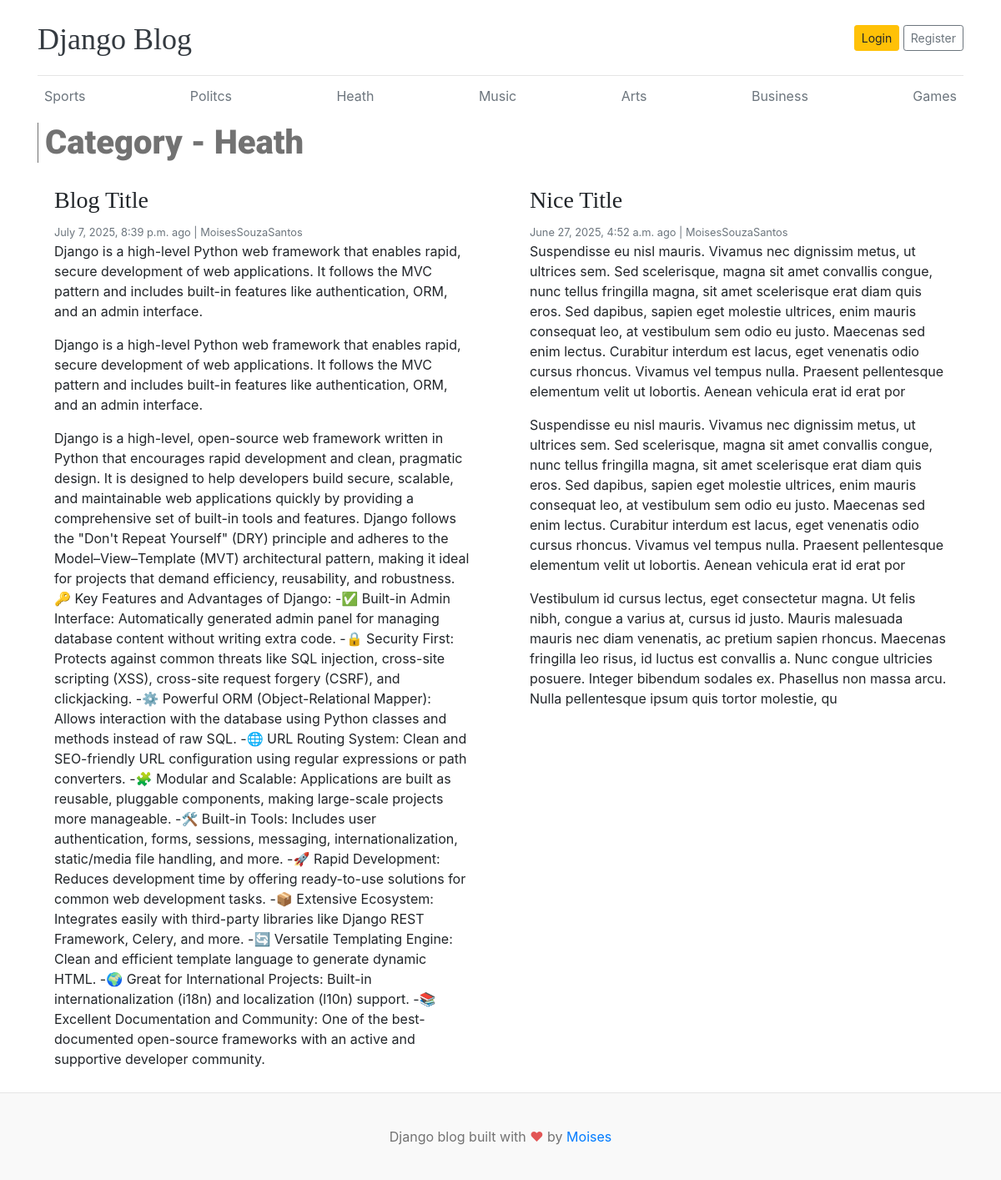
Screenshot of /category/3/ with the database file from the repository.
### blogs/models.py (models this page shows, shortened)
class Category(models.Model):
    category_name = models.CharField(max_length=50, unique=True)
    created_at = models.DateTimeField(auto_now_add=True)
    updated_at = models.DateTimeField(auto_now=True)
    def __str__(self):
        return self.category_name
    class Meta:
        verbose_name_plural = "categories"

class Blog(models.Model):
    title = models.CharField(max_length=200)
    slug = models.SlugField(max_length=200, unique=True)
    category = models.ForeignKey(Category, on_delete=models.CASCADE)
    author = models.ForeignKey(User, on_delete=models.CASCADE)
    featured_image = models.ImageField(upload_to='uploads/%Y/%m/%d')
    short_description = models.TextField(max_length=500)
    blog_body = models.TextField(max_length=2000)
    status = models.CharField(max_length=20,choices=STATUS_CHOICES, default='Draft')
    is_featured = models.BooleanField(default=False)
    created_at = models.DateTimeField(auto_now_add=True)
    updated_at = models.DateTimeField(auto_now=True)
    class Meta:
        verbose_name_plural = "blogs"
        ordering = ['-created_at']  # Order by creation date descending

### blogs/views.py (the view)
# urls.py: path('<int:category_id>/', views.posts_by_category, name='posts_by_category')
def posts_by_category(request, category_id):
    posts = Blog.objects.filter(status='Published',category_id=category_id)
    try:
        category = Category.objects.get(pk=category_id)
    except:
        return redirect('home')
    context = {
        'posts': posts,
        'category': category,
        }
    return render(request, 'posts_by_category.html', context)

### blogs/context_processors.py (called while the page is built)
def get_categories(request):
    categories = Category.objects.all()
    return dict(categories=categories)

### templates/posts_by_category.html (shortened to what this page needs)
{% extends "base.html" %}
{% load static %}
{% block content %}
<h1 class="container-container">Category - {{ category }}</h1>
<div class="row mb-2">
{% if posts%}
  {% for post in posts %}
    <div class="col-md-6">
      <div class="card border-0" >
        <div class="card-body">
          <h3>{{ post.title }}</h3>
          <small class="mb-1 text-muted">{{post.created_at}} ago | {{post.author}}</small>
          <p class="card-text">{{ post.short_description }}</p>
          <p class="card-text">{{ post.short_description }}</p>
          <p class="card-text">{{ post.blog_body }}</p>
        </div>
      </div>
    </div>
  {% endfor %}
{% else %}
    <div class="col-md-12">
        <div class="alert alert-info" role="alert">
        No posts available in this category.
        </div>
    </div>
    {% endif %}
    </div>
</div>
{% endblock %}

### templates/base.html (shortened to what this page needs)
{% load static %}
<!DOCTYPE html>
<html lang="en">
<head>
    <link href="https://getbootstrap.com/docs/4.0/dist/css/bootstrap.min.css" rel="stylesheet">
    <link rel="stylesheet" href="{% static 'css/style.css' %}">
  </head>
<body>
    <div class="container">
      <header class="blog-header py-3">
        <div class="row flex-nowrap justify-content-between align-items-center">
          <div class="col-8 pt-1">
            <a class="blog-header-logo text-dark" href="/">Django Blog</a>
          </div>
          <div class="col-4 d-flex justify-content-end align-items-center">
            <a class="btn btn-sm btn-warning" href="#">Login</a> &nbsp;
            <a class="btn btn-sm btn-outline-secondary" href="#">Register</a>
          </div>
        </div>
      </header>
      <div class="nav-scroller py-1 mb-2">
        <nav class="nav d-flex justify-content-between">
          {% for cat in categories %}
          <a id="navbar" class="p-2 text-muted" href="{% url 'posts_by_category' cat.id %}">{{ cat.category_name }}</a>
          {% endfor %}
        </nav>
      </div>
{% block content %}
{% endblock %}
<footer class="blog-footer">
  <p>Django blog built with <span style="color: #e25555;">&hearts;</span> by <a href="https://github.com/LinuxEater" target="_blank">Moises</a></p>
</footer>
</body>
</html>

### blog_main/static/css/style.css (style rules this page uses)
.blog-header { border-bottom: 1px solid #e5e5e5; }
.blog-header-logo { font-family: "Playfair Display", Georgia, "Times New Roman", serif; font-size: 2.25rem; }
h1, h2, h3, h4, h5, h6 { font-family: "Playfair Display", Georgia, "Times New Roman", serif; }
.blog-footer { padding: 2.5rem 0; color: #727272; text-align: center; background-color: #f9f9f9; border-top: .05rem solid #e5e5e5; }
.blog-footer p:last-child { margin-bottom: 0; }
.container-container,#posts-card { color: #727272; font-family: 'Roboto', sans-serif; font-weight: 1000; border-left: #727272 solid 0.1rem; padding-left: 0.5rem; }
#navbar { transition: all 0.5s ease-in-out; }

### rows the page displays
Category: category_name "Sports"
Category: category_name "Politcs"
Category: category_name "Heath"
Category: category_name "Music"
Category: category_name "Arts"
Category: category_name "Business"
Category: category_name "Games"
Blog: title "Blog Title", created_at "July 7, 2025, 8:39 p.m.", author "MoisesSouzaSantos", short_description "Django is a high-level Python web framework that enables rapid, secure development of web applications. It follows the MVC pattern and includes built-in features like authentication, ORM, and an admin interface.", blog_body "Django is a high-level, open-source web framework written in Python that encourages rapid development and clean, pragmatic design. It is designed to help developers build secure, scalable, and maintainable web applications quickly by providing a comprehensive set of built-in tools and features. Django follows the \"Don't Repeat Yourself\" (DRY) principle and adheres to the Model–View–Template (MVT) architectural pattern, making it ideal for projects that demand efficiency, reusability, and robustness. 🔑 Key Features and Advantages of Django: -✅ Built-in Admin Interface: Automatically generated admin panel for managing database content without writing extra code. -🔒 Security First: Protects…"
Blog: title "Nice Title", created_at "June 27, 2025, 4:52 a.m.", author "MoisesSouzaSantos", short_description "Suspendisse eu nisl mauris. Vivamus nec dignissim metus, ut ultrices sem. Sed scelerisque, magna sit amet convallis congue, nunc tellus fringilla magna, sit amet scelerisque erat diam quis eros. Sed dapibus, sapien eget molestie ultrices, enim mauris consequat leo, at vestibulum sem odio eu justo. Maecenas sed enim lectus. Curabitur interdum est lacus, eget venenatis odio cursus rhoncus. Vivamus vel tempus nulla. Praesent pellentesque elementum velit ut lobortis. Aenean vehicula erat id erat por", blog_body "Vestibulum id cursus lectus, eget consectetur magna. Ut felis nibh, congue a varius at, cursus id justo. Mauris malesuada mauris nec diam venenatis, ac pretium sapien rhoncus. Maecenas fringilla leo risus, id luctus est convallis a. Nunc congue ultricies posuere. Integer bibendum sodales ex. Phasellus non massa arcu. Nulla pellentesque ipsum quis tortor molestie, qu"
